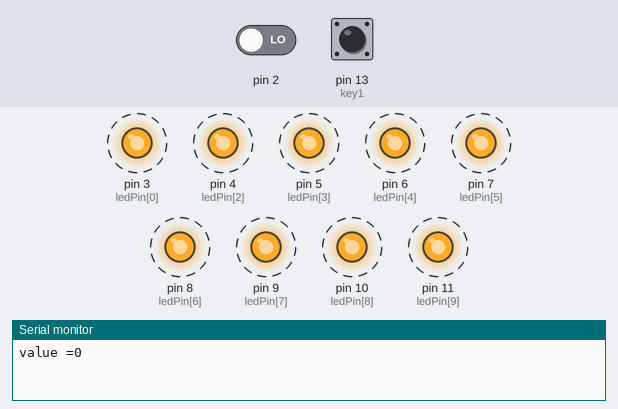
Recording of a sketch running on a simulated Arduino Uno, built with avr-gcc and run on an emulated ATmega328P. Parts: output pins drawn as LEDs (lit = HIGH), the last lines printed to the serial monitor. Dashed ring = blinking. The inputs (shaded band) are chosen by the test bench; at power-on: pin 2 LOW, pin 13 (key1) HIGH.

Above: at 4.85 s.
4.9 s: pin 2 driven HIGH
At 7.26 s:
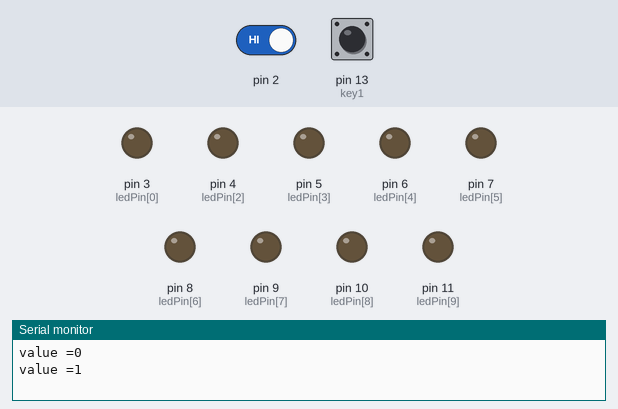
7.9 s: pin 13 (key1) pulled LOW for 3.2 s
At 8.71 s:
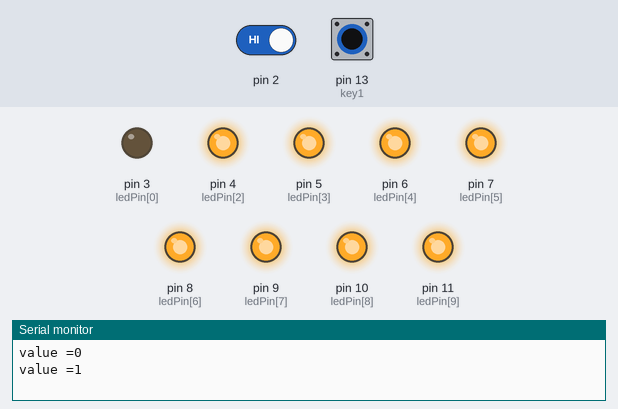
12.6 s: pin 13 (key1) pulled LOW for 0.25 s
At 12.86 s:
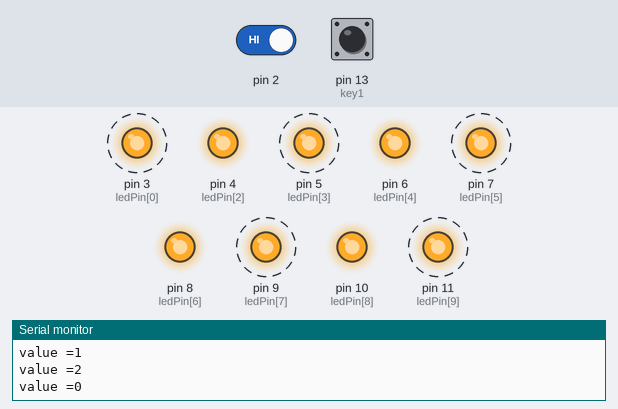
Timing chart, 0 to 21.6 s (numbered marks = the images above; inputs shaded):
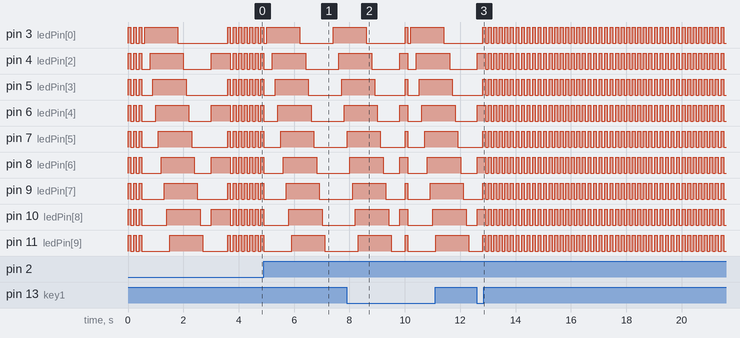

Measured:
- after the input at 12.6 s, pin 3 (ledPin[0]), pin 5 (ledPin[3]), pin 7 (ledPin[5]), pin 9 (ledPin[7]), pin 11 (ledPin[9]): alternates HIGH for 0.10 s and LOW for 0.10 s, starting after 0.21 s
- by itself, pin 4 (ledPin[2]), pin 6 (ledPin[4]), pin 8 (ledPin[6]), pin 10 (ledPin[8]): repeats every 0.20 s: LOW 0.10 s, HIGH 0.10 s

The sketch:

sketch_LED_02.ino
```cpp
int ledPin[]={3,3,4,5,6,7,8,9,10,11};
int i;
int key1 = 13;
int value,buttonState;

void setup() {

  Serial.begin(9600);
  for(i = 0 ; i<12;i++)
  {
    pinMode(ledPin[i],OUTPUT);
  }
  for(int j = 0 ; j<3; j++)
  ledAIIOn();
//.........................
  ledOneOn();
//...........................
   for(int j = 0 ; j<3; j++)
  {
    ledOneEven();
  }
  attachInterrupt(0,valueChange,RISING);

  pinMode(key1,INPUT);
  value = 0;
  Serial.print("value =");
  Serial.println(value);
}

void loop() {

  buttonState = digitalRead(key1);

  if(buttonState == LOW)
  {
    value ++;
    if(value >= 3)
    value = 0;
    Serial.print("value =");
    Serial.println(value);
  }
  switch(value)
  {
    case 0:
    ledAIIOn();
    break;

    case 1:
    ledOneOn();
    break;

    case 2:
    ledOneEven();
    break;


  }

}

void valueChange()
{
  value++;
  if(value>=3){
    value = 0;
  }
  Serial.print("value =");
  Serial.println(value);
  delay(2000);
}

void OUTPUTLED() {


  for (i = 0 ; i < 12 ; i++)
  {
    pinMode(ledPin[i], OUTPUT);
  }
}


void OPCLOSE() {
  digitalWrite(2, HIGH);
  digitalWrite(3, LOW);
  digitalWrite(4, HIGH);
  digitalWrite(5, LOW);
  digitalWrite(6, HIGH);
  digitalWrite(7, LOW);
  digitalWrite(8, HIGH);
  digitalWrite(9, LOW);

  delay(1000);

  digitalWrite(2, LOW);
  digitalWrite(3, HIGH);
  digitalWrite(4, LOW);
  digitalWrite(5, HIGH);
  digitalWrite(6, LOW);
  digitalWrite(7, HIGH);
  digitalWrite(8, LOW);
  digitalWrite(9, HIGH);
  delay(1000);
}

void ledAIIOn() {

  for (i = 0 ; i < 12 ; i++)
  {
    digitalWrite(ledPin[i], HIGH);
  }

  delay(100);

  for (i = 0 ; i < 12 ; i++)
  {
    digitalWrite(ledPin[i], LOW);
  }
  delay(100);
}

void ledOneOn() {
  for (i = 0 ; i < 12 ; i++)
  {
    digitalWrite(ledPin[i], HIGH);
    delay(100);
  }


  for (i = 0 ; i < 12 ; i++)
  {
    digitalWrite(ledPin[i], LOW);
    delay(100);
  }
}

void ledOneEven() {
  for (i = 0; i < 12; i++)
  {
    if ((i % 2) == 0) {
      digitalWrite(ledPin[i], HIGH);
    }
    if (i % 2) {
      digitalWrite(ledPin[i], LOW);
    }
  }
  delay(100);

  for (i = 0; i < 12; i++)
  {
    if ((i % 2) == 1) {
      digitalWrite(ledPin[i], LOW);
    }
    else {
      digitalWrite(ledPin[i], HIGH);
    }
  }
  delay(100);
}
```
